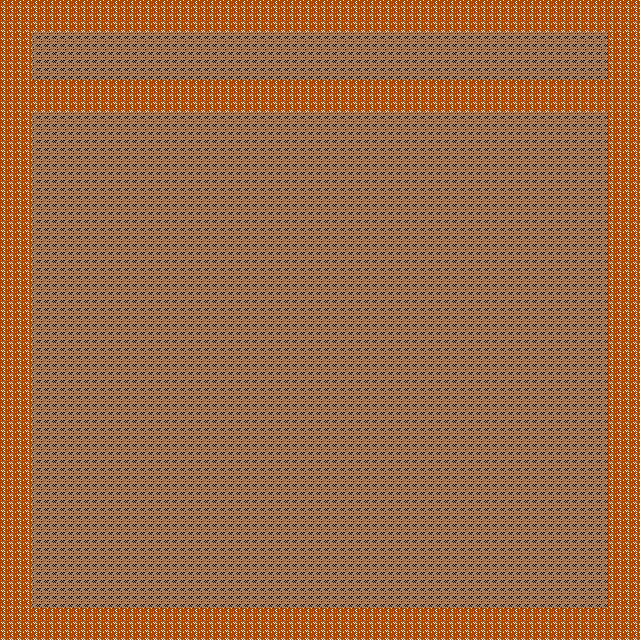

A 2D game scene composited from a Tiled map and its tileset images. What follows is a short description and the map's XML, with each tile layer's data collapsed to a summary:
An orthogonal 40x40 tile map with 16x16 px tiles, 1 tile layer (Tile Layer 1).

<map version="1.0" orientation="orthogonal" width="40" height="40" tilewidth="16" tileheight="16">
 <tileset firstgid="1" name="mt_moon" tilewidth="16" tileheight="16">
  <image source="mt_moon.png" width="640" height="576" />
  <tile id="207">
   <properties>
    <property name="open" value="" />
   </properties>
  </tile>
  <tile id="781">
   <properties>
    <property name="open" value="" />
   </properties>
  </tile>
  <tile id="1025">
   <properties>
    <property name="open" value="" />
   </properties>
  </tile>
  <tile id="1098">
   <properties>
    <property name="blocked" value="1" />
   </properties>
  </tile>
 </tileset>
 <layer name="Tile Layer 1" width="40" height="40">
  <data>[1600 cells, 1600 non-empty, 2 distinct tile ids]</data>
 </layer>
</map>
